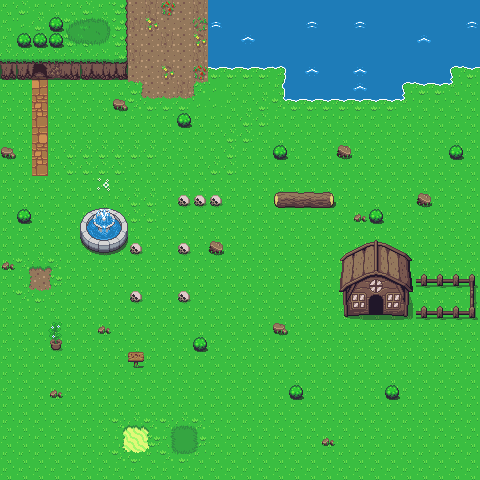

Tiled map render using the project's own tile images. Description and the map definition, with tile-layer contents summarised, below:
An orthogonal 30x30 tile map with 16x16 px tiles, 5 tile layers (background_tile, wall_tile, obstacle_tile, enemy_tile, ...) and 43 objects (7x ennemy, 4x water, 2x swamp, 2x door, stone, ...).

<map version="1.2" tiledversion="2019.06.20" orientation="orthogonal" renderorder="right-down" width="30" height="30" tilewidth="16" tileheight="16" infinite="0" nextlayerid="14" nextobjectid="99">
 <tileset firstgid="1" name="overworld" tilewidth="16" tileheight="16" tilecount="1440" columns="40">
  <image source="Overworld.png" trans="ff00ff" width="640" height="576" />
 </tileset>
 <layer id="1" name="background_tile" width="30" height="30">
  <data>[900 cells, 900 non-empty, 40 distinct tile ids]</data>
 </layer>
 <layer id="4" name="wall_tile" width="30" height="30">
  <data>[900 cells, 226 non-empty, 80 distinct tile ids]</data>
 </layer>
 <layer id="13" name="obstacle_tile" width="30" height="30">
  <data>[900 cells, 192 non-empty, 51 distinct tile ids]</data>
 </layer>
 <layer id="7" name="enemy_tile" width="30" height="30">
  <data>[900 cells, 7 non-empty, 1 distinct tile ids]</data>
 </layer>
 <layer id="8" name="front_tile" width="30" height="30">
  <data>[900 cells, 2 non-empty, 2 distinct tile ids]</data>
 </layer>
 <objectgroup id="3" name="wall_object">
  <object id="57" x="32.3333" y="61.6667">
   <polygon points="0,0 15.6667,-0.333333 20.3333,5 20.6667,17.3333 95.3333,18 95.6667,-61.6667 -32.6667,-61.3333 -32.3333,17.3333 -6.66667,18 -6.66667,5.33333" />
  </object>
  <object id="97" x="385" y="316.667">
   <polygon points="2.33333,0 90.3333,1 90,-42.6667 25,-43.3333 26.3333,-58.6667 -7,-76.3333 -13.3333,-76 -45,-58 -44.6667,-1 -19,-1 -17.6667,-21.3333 -8.66667,-26.3333 1,-21.3333" />
  </object>
 </objectgroup>
 <objectgroup id="11" name="obstacle_object">
  <object id="6" x="112" y="96" width="15" height="15" />
  <object id="8" x="1.5" y="144.5" width="15" height="15" />
  <object id="9" x="177.5" y="112.5" width="15" height="15" />
  <object id="23" x="1" y="256" width="15" height="15" />
  <object id="24" x="17" y="210" width="15" height="15" />
  <object id="20" x="192" y="337.5" width="15" height="15" />
  <object id="22" x="98" y="320.5" width="15" height="15" />
  <object id="25" x="48.5" y="385" width="15" height="15" />
  <object id="65" x="49.6667" y="338.667" width="13.3333" height="11.3333" />
  <object id="17" x="385" y="383.5" width="15" height="15" />
  <object id="18" x="288.5" y="384" width="15" height="15" />
  <object id="19" type="stone" x="273" y="321" width="15" height="15" />
  <object id="27" x="321.5" y="432" width="15" height="15" />
  <object id="14" x="352.5" y="208.5" width="15" height="15" />
  <object id="15" x="368.5" y="208.5" width="15" height="15" />
  <object id="21" x="208.5" y="240.5" width="15" height="15" />
  <object id="26" type="wood" x="274.333" y="192.667" width="59.3333" height="15.5" />
  <object id="10" x="272.5" y="145" width="15" height="15" />
  <object id="11" x="337.5" y="144" width="15" height="15" />
  <object id="12" x="449" y="145" width="15" height="15" />
  <object id="13" x="417" y="191.5" width="15" height="15" />
  <object id="84" x="81" y="207.667" width="47.6667" height="46">
   <ellipse />
  </object>
  <object id="85" x="96.6667" y="177" width="15" height="14.3333">
   <ellipse />
  </object>
  <object id="64" type="info" x="128" y="352.667" width="15.6667" height="13.6667">
   <properties>
    <property name="message" value="Panneau d'informations" />
   </properties>
  </object>
 </objectgroup>
 <objectgroup id="10" name="enemy_object">
  <object id="28" type="ennemy" x="178.333" y="194.333" width="11.6667" height="12.3333" />
  <object id="34" type="ennemy" x="193.5" y="194.5" width="11.6667" height="12.3333" />
  <object id="35" type="ennemy" x="210.5" y="194.5" width="11.6667" height="12.3333" />
  <object id="36" type="ennemy" x="178.167" y="241.833" width="11.6667" height="12.3333" />
  <object id="37" type="ennemy" x="130.167" y="242.167" width="11.6667" height="12.3333" />
  <object id="38" type="ennemy" x="129.833" y="290.833" width="11.6667" height="12.3333" />
  <object id="39" type="ennemy" x="177.5" y="289.167" width="11.6667" height="12.3333" />
 </objectgroup>
 <objectgroup id="9" name="floor_object">
  <object id="66" type="swamp" x="129.333" y="0.333334" width="77.6667" height="78.3334">
   <properties>
    <property name="speed" type="float" value="0.3" />
   </properties>
  </object>
  <object id="73" type="water" x="405.666" y="0.333334" width="46" height="83">
   <properties>
    <property name="speed" type="float" value="0.5" />
   </properties>
  </object>
  <object id="74" type="water" x="285" y="0.333333" width="119" height="97">
   <properties>
    <property name="speed" type="float" value="0.5" />
   </properties>
  </object>
  <object id="81" type="water" x="207.666" y="0.833317" width="76.3334" height="65.6667">
   <properties>
    <property name="speed" type="float" value="0.5" />
   </properties>
  </object>
  <object id="82" type="water" x="452.667" y="0.166667" width="27.3333" height="67.3333">
   <properties>
    <property name="speed" type="float" value="0.5" />
   </properties>
  </object>
  <object id="83" type="swamp" x="144.333" y="79.6667" width="47.3333" height="15">
   <properties>
    <property name="speed" type="float" value="0.3" />
   </properties>
  </object>
 </objectgroup>
 <objectgroup id="5" name="interaction_object">
  <object id="59" type="warp_destination" x="128.333" y="432.667" width="15.3333" height="15">
   <properties>
    <property name="id" type="int" value="10" />
   </properties>
  </object>
  <object id="54" type="door" x="32.5758" y="77.3636" width="14.3333" height="1">
   <properties>
    <property name="id" type="int" value="1" />
    <property name="map" value="null" />
    <property name="to" type="int" value="0" />
    <property name="toType" value="cave" />
   </properties>
  </object>
  <object id="55" type="warp_source" x="32.8334" y="176" width="14.3333" height="15.3333">
   <properties>
    <property name="id" type="int" value="1" />
    <property name="to" type="int" value="10" />
    <property name="toX" type="float" value="183" />
    <property name="toY" type="float" value="442" />
   </properties>
  </object>
  <object id="98" type="door" x="368.833" y="313.5" width="14.3333" height="1">
   <properties>
    <property name="id" type="int" value="1" />
    <property name="map" value="null" />
    <property name="to" type="int" value="0" />
    <property name="toType" value="house" />
   </properties>
  </object>
 </objectgroup>
</map>
